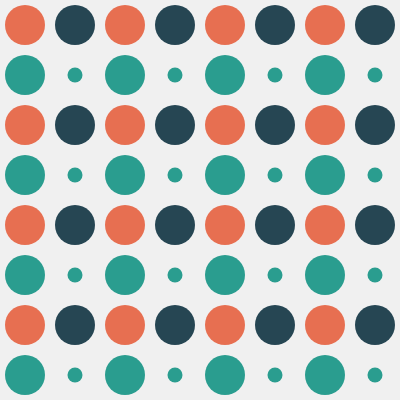
Frame 1 (no input)
Frame 60 (no input): identical to frame 1, image omitted
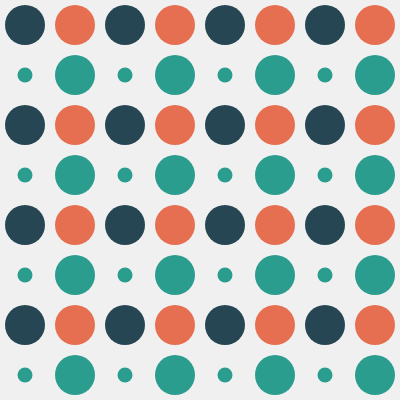
Frame 120 (the mouse pressed at the canvas centre since frame 60)

The p5.js sketch that drew these frames (run headless with seeded random() and noise() and a simulated clock; from frame 60 on, the mouse is pressed at the canvas centre):

// p5.js sketch
// ── sketch.js
// DM2008 — Activity 2b [Guided]
// Pattern Making (40 min)
//
// Use a for loop to draw a repeating row of shapes.
// Add a condition to introduce variation — alternating color, size, or spacing.
// Then add one interaction (mouse or key) that changes the rule.
//
// Stretch: try a second row, or turn your row into a 2D grid.

function setup() {
  createCanvas(400, 400);
}

function draw() {
  background(240);
  noStroke();

  for (let j = 0; j < height; j += 50) {
    for (let i = 0; i < width; i += 50) {
      if (j % 100 == 0) {
        // colour row
        if (mouseIsPressed) {
          if (i % 100 == 0) {
            fill('#264653');
          } else {
            fill('#e76f51');
          }
        } else {
          if (i % 100 == 0) {
            fill('#e76f51');
          } else {
            fill('#264653');
          }
        }
        ellipse(i + 25, j + 25, 40);
      } else {
        // size row
        fill('#2a9d8f');
        if (mouseIsPressed) {
          if (i % 100 == 0) {
            ellipse(i + 25, j + 25, 15);
          } else {
            ellipse(i + 25, j + 25, 40);
          }
        } else {
          if (i % 100 == 0) {
            ellipse(i + 25, j + 25, 40);
          } else {
            ellipse(i + 25, j + 25, 15);
          }
        }
      }
    }
  }
}
